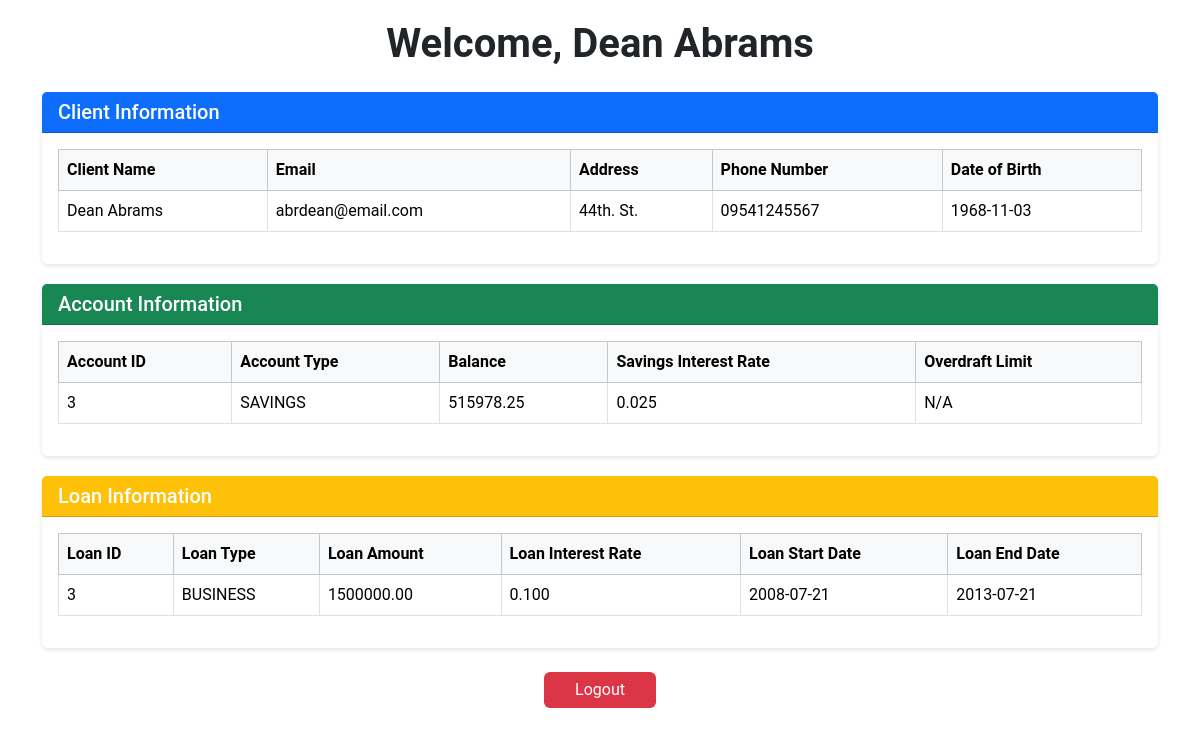
Page /client/dashboard.php (signed in) on the committed database.
### tables this page shows
CREATE TABLE client (
	client_id INT(5) NOT NULL AUTO_INCREMENT,
    client_name VARCHAR(50) NOT NULL,
    address VARCHAR(50) NOT NULL,
    phone_number CHAR(11) NOT NULL,
    email VARCHAR(50) NOT NULL UNIQUE,
    date_of_birth DATE NOT NULL,
    PRIMARY KEY (client_id)
);

CREATE TABLE account (
	acct_id INT(5) NOT NULL AUTO_INCREMENT,
    client_id INT(5) NOT NULL,
    acct_type ENUM('SAVINGS', 'CHECKING') NOT NULL,
    acct_level ENUM('REGULAR', 'PREMIUM', 'VIP') NOT NULL,
    acct_balance DECIMAL(9,2) NOT NULL,
    PRIMARY KEY (acct_id),
    FOREIGN KEY (client_id) REFERENCES client(client_id)
);

CREATE TABLE savings_account (
	acct_id INT(5) NOT NULL,
    savings_interest_rate DECIMAL(4,3) NOT NULL,
    PRIMARY KEY(acct_id),
    FOREIGN KEY (acct_id) REFERENCES account(acct_id) ON DELETE CASCADE
);

CREATE TABLE loan (
	loan_id INT(5) NOT NULL AUTO_INCREMENT,
    client_id INT(5) NOT NULL,
    loan_type ENUM('BUSINESS', 'CAR', 'HOUSING') NOT NULL,
    loan_amount DECIMAL(9,2) NOT NULL,
    loan_interest_rate DECIMAL(4,3) NOT NULL,
    loan_start_date DATE NOT NULL,
	loan_end_date DATE NOT NULL,
    employee_id INT(5) NOT NULL,
    PRIMARY KEY (loan_id),
    FOREIGN KEY (client_id) REFERENCES client(client_id),
    FOREIGN KEY (employee_id) REFERENCES employee(employee_id)
);

### client/dashboard.php (the view, shortened to what this page needs)
<?php
include '../includes/db.php';
$email = $_SESSION['email'];
$sql = "
    SELECT c.client_name, c.email, c.address, c.phone_number, c.date_of_birth,
           a.acct_id, a.acct_type, a.acct_balance,
           sa.savings_interest_rate,
           ca.overdraft_limit,
           l.loan_id, l.loan_type, l.loan_amount, l.loan_interest_rate, l.loan_start_date, l.loan_end_date
    FROM client c
    LEFT JOIN account a ON c.client_id = a.client_id
    LEFT JOIN savings_account sa ON a.acct_id = sa.acct_id
    LEFT JOIN checking_account ca ON a.acct_id = ca.acct_id
    LEFT JOIN loan l ON c.client_id = l.client_id
    WHERE c.email = ?";
$stmt = $mysqli->prepare($sql);
if ($stmt) {
    $stmt->bind_param("s", $email);
    $stmt->execute();
    $result = $stmt->get_result();
    if ($result->num_rows > 0) {
        $client = $result->fetch_assoc();
    }
} else {
    echo "Error preparing the query: " . $mysqli->error;
}
?>
<!DOCTYPE html>
<html lang="en">
<head>
    <link href="https://cdn.jsdelivr.net/npm/bootstrap@5.3.3/dist/css/bootstrap.min.css"
        rel="stylesheet"
>
</head>
<body class="bg-light.bg-gradient">
    <div class="container">
        <?php if (isset($client)): ?>
            <h1 class="text-center mb-4">Welcome, <?= $client['client_name'] ?></h1>
            <div class="card">
                <div class="card-header bg-primary text-white">
                    <h5 class="mb-0">Client Information</h5>
                </div>
                <div class="card-body">
                    <table class="table table-bordered">
                        <thead class="table-light">
                            <tr>
                                <th>Client Name</th>
                                <th>Email</th>
                                <th>Address</th>
                                <th>Phone Number</th>
                                <th>Date of Birth</th>
                            </tr>
                        </thead>
                        <tbody>
                            <tr>
                                <td><?= $client['client_name'] ?></td>
                                <td><?= $client['email'] ?></td>
                                <td><?= $client['address'] ?></td>
                                <td><?= $client['phone_number'] ?></td>
                                <td><?= $client['date_of_birth'] ?></td>
                            </tr>
                        </tbody>
                    </table>
                </div>
            </div>
            <div class="card">
                <div class="card-header bg-success text-white">
                    <h5 class="mb-0">Account Information</h5>
                </div>
                <div class="card-body">
                    <table class="table table-bordered">
                        <thead class="table-light">
                            <tr>
                                <th>Account ID</th>
                                <th>Account Type</th>
                                <th>Balance</th>
                                <th>Savings Interest Rate</th>
                                <th>Overdraft Limit</th>
                            </tr>
                        </thead>
                        <tbody>
                            <tr>
                                <td><?= $client['acct_id'] ?></td>
                                <td><?= $client['acct_type'] ?></td>
                                <td><?= $client['acct_balance'] ?></td>
                                <td><?= isset($client['savings_interest_rate']) ? $client['savings_interest_rate'] : 'N/A' ?></td>
                                <td><?= isset($client['overdraft_limit']) ? $client['overdraft_limit'] : 'N/A' ?></td>
                            </tr>
                        </tbody>
                    </table>
                </div>
            </div>
            <div class="card">
                <div class="card-header bg-warning text-white">
                    <h5 class="mb-0">Loan Information</h5>
                </div>
                <div class="card-body">
                    <?php if ($client['loan_id']): ?>
                        <table class="table table-bordered">
                            <thead class="table-light">
                                <tr>
                                    <th>Loan ID</th>
                                    <th>Loan Type</th>
                                    <th>Loan Amount</th>
                                    <th>Loan Interest Rate</th>
                                    <th>Loan Start Date</th>
                                    <th>Loan End Date</th>
                                </tr>
                            </thead>
                            <tbody>
                                <tr>
                                    <td><?= $client['loan_id'] ?></td>
                                    <td><?= $client['loan_type'] ?></td>
                                    <td><?= $client['loan_amount'] ?></td>
                                    <td><?= $client['loan_interest_rate'] ?></td>
                                    <td><?= $client['loan_start_date'] ?></td>
                                    <td><?= $client['loan_end_date'] ?></td>
                                </tr>
                            </tbody>
                        </table>
                    <?php else: ?>
                        <p class="text-muted">No loan information found.</p>
                    <?php endif; ?>
                </div>
            </div>
        <?php else: ?>
            <p class="alert alert-danger">No client found with this email.</p>
        <?php endif; ?>
        <form method="POST" class="text-center mt-4">
            <button type="submit" name="logout" class="btn btn-danger">Logout</button>
        </form>
    </div>
</body>
</html>

### client/dashboard.php (style rules this page uses)
body { font-family: 'Roboto', Arial, sans-serif; margin: 0; padding: 20px; }
h1 { font-weight: bold; }
.card { margin-bottom: 20px; border: none; box-shadow: 0 2px 4px rgba(0, 0, 0, 0.1); }
.table th, .table td { vertical-align: middle; }
.btn-danger { background-color: #dc3545; border: none; width: 10%; }

### rows in the picture
client: client_name "Dean Abrams", email "abrdean@email.com", address "44th. St.", phone_number "09541245567", date_of_birth "1968-11-03"
account: acct_id "3", acct_type "SAVINGS", acct_balance "515978.25"
savings_account: savings_interest_rate "0.025"
loan: loan_id "3", loan_type "BUSINESS", loan_amount "1500000.00", loan_interest_rate "0.100", loan_start_date "2008-07-21", loan_end_date "2013-07-21"
